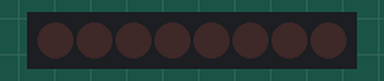
Recording of a sketch running on a simulated Arduino Uno, built with avr-gcc and run on an emulated ATmega328P. On the bench: 8 shift-register outputs drawn as a row of LEDs (first output left, lit = HIGH). Wiring (inferred from the names in the program): shift register (74HC595): data pin 8; shift clock pin 10; latch pin 9. Wiring (inferred from the signals the program sends): row of LEDs: on Q0, Q1, Q2, Q3, Q4, Q5, Q6, Q7.

Above: at 0.05 s.
At 0.95 s:
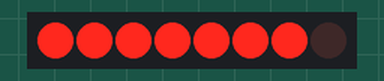
At 1.85 s:
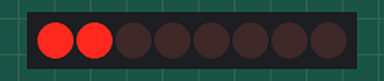
At 3.75 s:
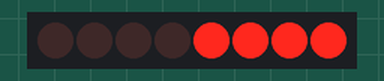
At 5.55 s:
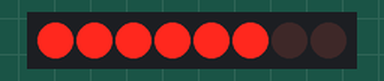
At 7.45 s:
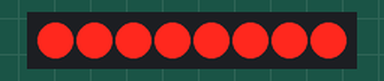
Timing chart, 0 to 7.8 s (numbered marks = the images above):
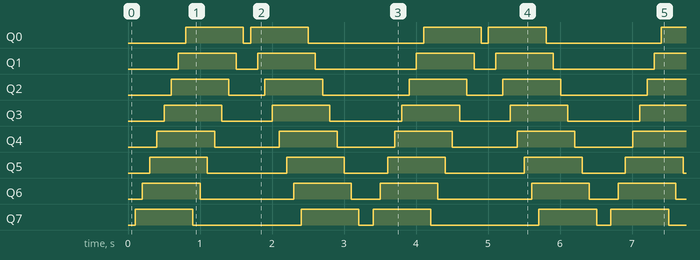

Measured:
- by itself, Q0: repeats every 3.3 s: LOW 0.10 s, HIGH 0.80 s, LOW 1.6 s, HIGH 0.80 s
- by itself, Q1: repeats every 3.3 s: LOW 0.30 s, HIGH 0.80 s, LOW 1.4 s, HIGH 0.80 s
- by itself, Q2: repeats every 3.3 s: LOW 0.50 s, HIGH 0.80 s, LOW 1.2 s, HIGH 0.80 s
- by itself, Q3: repeats every 3.3 s: LOW 0.70 s, HIGH 0.80 s, LOW 1.0 s, HIGH 0.80 s
- by itself, Q4: alternates HIGH for 0.80 s and LOW for 0.90 s
- by itself, Q5: repeats every 3.3 s: LOW 1.1 s, HIGH 0.80 s, LOW 0.60 s, HIGH 0.80 s
- by itself, Q6: repeats every 3.3 s: LOW 1.3 s, HIGH 0.80 s, LOW 0.40 s, HIGH 0.80 s
- by itself, Q7: repeats every 3.3 s: LOW 1.5 s, HIGH 0.80 s, LOW 0.20 s, HIGH 0.80 s

The sketch:

_14_74HC595Leds.ino
```cpp
const int latchPin = 9;     //Pin connected to ST_CP of 74HC595
const int clockPin = 10;    //Pin connected to SH_CP of 74HC595
const int dataPin = 8;      //Pin connected to DS of 74HC595

byte leds = 0;

void setup()
{
    //initialize pins as output
    pinMode(latchPin, OUTPUT);
    pinMode(clockPin, OUTPUT);
    pinMode(dataPin, OUTPUT);
}

void updateShiftRegister()
{
   digitalWrite(latchPin, LOW);
   shiftOut(dataPin, clockPin, LSBFIRST, leds);
   digitalWrite(latchPin, HIGH);
}

void loop()
{
    int ms = 100;

    leds = 0;

    updateShiftRegister();

    delay(ms);

    for (int i = 0; i < 8; i++)
    {
        bitSet(leds, i);
        updateShiftRegister();
        delay(ms);
    }

    for (int i = 0; i < 8; i++)
    {
        bitClear(leds, i);
        updateShiftRegister();
        delay(ms);
    }

    for (int i = 7; i >= 0; i--)
    {
        bitSet(leds, i);
        updateShiftRegister();
        delay(ms);
    }

    for (int i = 7; i >= 0; i--)
    {
        bitClear(leds, i);
        updateShiftRegister();
        delay(ms);
    }
}
```
